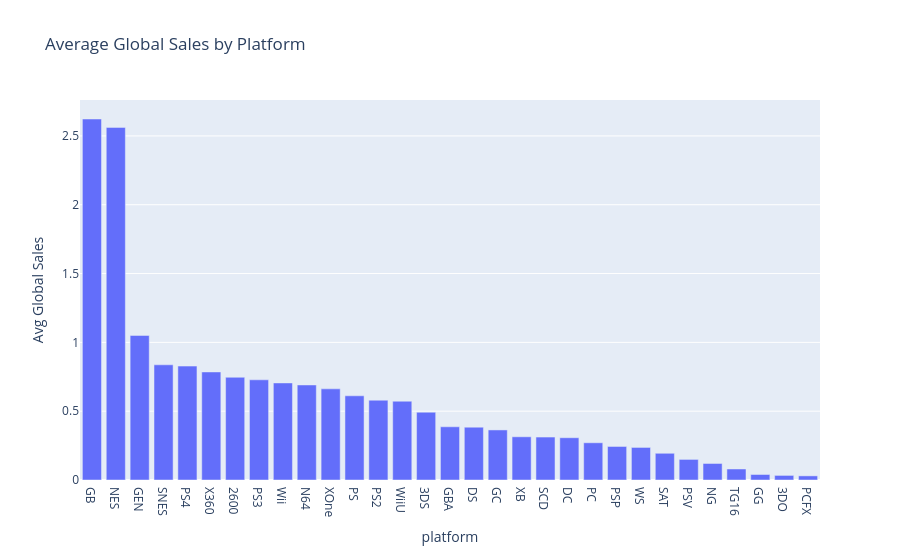

The notebook cell this image was saved under:
### Code cell
px.bar(avg_sales_platform, x='platform', y='global_sales',
       title='Average Global Sales by Platform',
       labels={'global_sales': 'Avg Global Sales'})

### Figure 1 — Plotly figure (JSON) as saved in the notebook; plotly's stock layout.template omitted (floating-point values rounded to 4 significant figures)
{"data": [{"hovertemplate": "platform=%{x}<br>Avg Global Sales=%{y}<extra></extra>", "legendgroup": "", "marker": {"color": "#636efa", "pattern": {"shape": ""}}, "name": "", "orientation": "v", "showlegend": false, "textposition": "auto", "type": "bar", "x": ["GB", "NES", "GEN", "SNES", "PS4", "X360", "2600", "PS3", "Wii", "N64", "XOne", "PS", "PS2", "WiiU", "3DS", "GBA", "DS", "GC", "XB", "SCD", "DC", "PC", "PSP", "WS", "SAT", "PSV", "NG", "TG16", "GG", "3DO", "PCFX"], "xaxis": "x", "y": [2.623, 2.562, 1.05, 0.837, 0.8277, 0.7851, 0.7463, 0.728, 0.7053, 0.6905, 0.6623, 0.6118, 0.5799, 0.5724, 0.4926, 0.3866, 0.3839, 0.3637, 0.3139, 0.3117, 0.3071, 0.2705, 0.2437, 0.2367, 0.1942, 0.1496, 0.12, 0.08, 0.04, 0.03333, 0.03], "yaxis": "y"}], "layout": {"barmode": "relative", "legend": {"tracegroupgap": 0}, "title": {"text": "Average Global Sales by Platform"}, "xaxis": {"anchor": "y", "domain": [0, 1], "title": {"text": "platform"}}, "yaxis": {"anchor": "x", "domain": [0, 1], "title": {"text": "Avg Global Sales"}}}}
